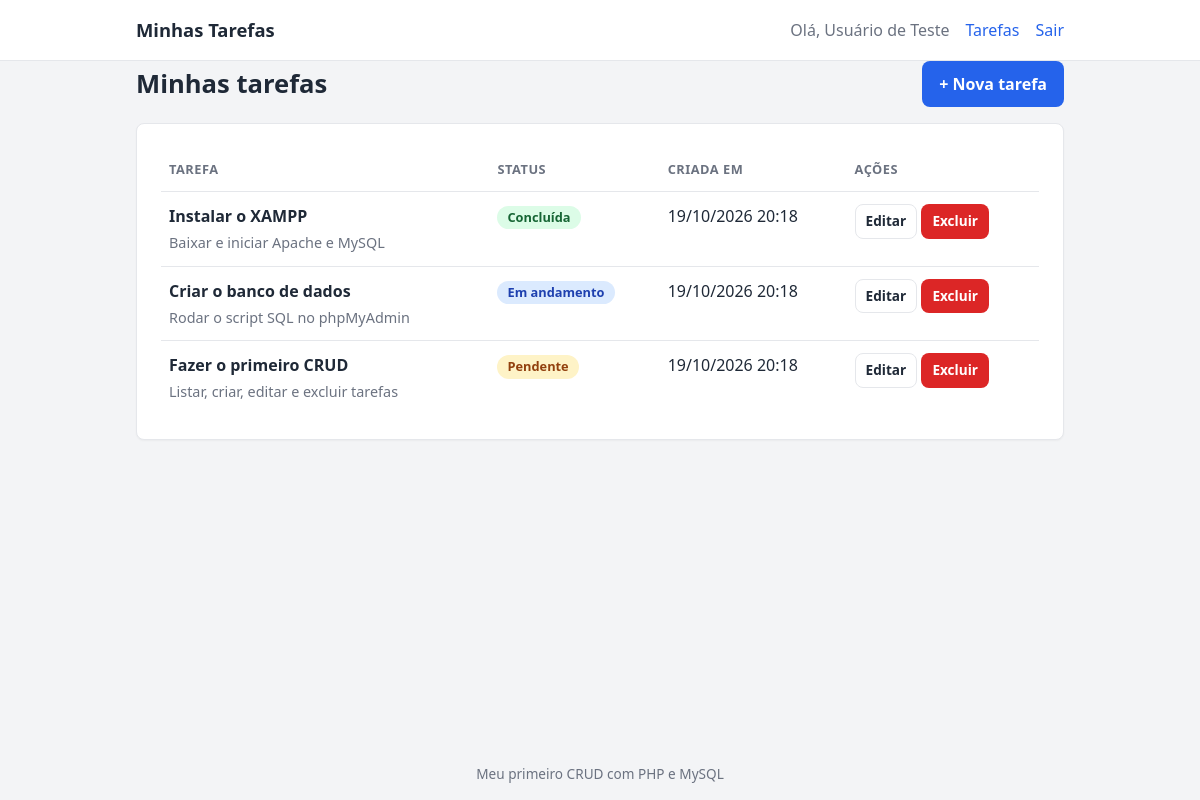
/index.php (signed in), run on the app's committed database.
### tables this page shows
CREATE TABLE IF NOT EXISTS tarefas (
  id            INT UNSIGNED AUTO_INCREMENT PRIMARY KEY,
  usuario_id    INT UNSIGNED NOT NULL,
  titulo        VARCHAR(150) NOT NULL,
  descricao     TEXT NULL,
  status        ENUM('pendente', 'andamento', 'concluida') NOT NULL DEFAULT 'pendente',
  criado_em     TIMESTAMP DEFAULT CURRENT_TIMESTAMP,
  atualizado_em TIMESTAMP DEFAULT CURRENT_TIMESTAMP ON UPDATE CURRENT_TIMESTAMP,
  CONSTRAINT fk_tarefas_usuario
    FOREIGN KEY (usuario_id) REFERENCES usuarios(id)
    ON DELETE CASCADE
);

### funcoes.php (called while the page is built, shortened)
<?php
function esta_logado(): bool
{
    return isset($_SESSION['usuario_id']);
}
function e(?string $texto): string
{
    return htmlspecialchars($texto ?? '', ENT_QUOTES, 'UTF-8');
}

### index.php (the view, shortened to what this page needs)
<?php
require_once 'funcoes.php';
require_once 'conexao.php';
$usuarioId = $_SESSION['usuario_id'];
$stmt = $conn->prepare(
    'SELECT id, titulo, descricao, status, criado_em
    FROM tarefas
    WHERE usuario_id = ?
    ORDER BY criado_em DESC'
);
$stmt->bind_param('i', $usuarioId);
$stmt->execute();
$tarefas = $stmt->get_result();
require 'topo.php';
?>
<div class="cabecalho-pagina">
    <h1>Minhas tarefas</h1>
    <a class="btn btn-primario" href="criar.php">+ Nova tarefa</a>
</div>
<?php if ($tarefas->num_rows === 0): ?>
    <div class="card vazio">Você ainda não tem tarefas. Clique em Nova tarefa para começar.</div>
<?php else: ?>
    <div class="card">
        <table class="tabela">
            <thead>
                <tr>
                    <th>Tarefa</th>
                    <th>Status</th>
                    <th>Criada em</th>
                    <th>Ações</th>
                </tr>
            </thead>
            <tbody>
            <?php while ($t = $tarefas->fetch_assoc()): ?>
                <tr>
                    <td>
                        <strong><?= e($t['titulo']) ?></strong>
                        <?php if (!empty($t['descricao'])): ?>
                            <div class="descricao"><?= e($t['descricao']) ?></div>
                        <?php endif; ?>
                    </td>
                    <td>
                        <span class="badge badge-<?= e($t['status']) ?>"><?= e(STATUS_TAREFA[$t['status']]) ?></span>
                    </td>
                    <td><?= date('d/m/Y H:i', strtotime($t['criado_em'])) ?></td>
                    <td class="acoes">
                        <a class="btn btn-secundario btn-pequeno" href="editar.php?id=<?= (int) $t['id'] ?>">Editar</a>
                        <form method="post" action="excluir.php" onsubmit="return confirm('Excluir esta tarefa?');">
                            <button type="submit" class="btn btn-perigo btn-pequeno">Excluir</button>
                        </form>
                    </td>
                </tr>
            <?php endwhile; ?>
            </tbody>
        </table>
    </div>
<?php endif; ?>
<?php require 'rodape.php'; ?>

### topo.php (shortened to what this page needs)
<?php
require_once __DIR__ . '/funcoes.php';
$tituloPagina = $tituloPagina ?? 'Tarefas';?>
<!DOCTYPE html>
<html lang="pt-BR">
<head>
    <link rel="stylesheet" href="style.css">
</head>
<body>
<header class="topo">
    <div class="container topo-conteudo">
        <a class="marca" href="index.php">Minhas Tarefas</a>
        <nav>
            <?php if (esta_logado()): ?>
                <span class="saudacao">Olá, <?= e($_SESSION['usuario_nome']) ?></span>
                <a href="index.php">Tarefas</a>
                <a href="logout.php">Sair</a>
            <?php else: ?>
                <a href="login.php">Entrar</a>
                <a href="cadastro.php">Cadastrar</a>
            <?php endif; ?>
        </nav>
    </div>
</header>
<main class="container">

### rodape.php
</main>
<footer class="rodape">
    <div class="container">Meu primeiro CRUD com PHP e MySQL</div>
</footer>
</body>
</html>

### style.css (style rules this page uses)
:root { --cor-primaria: #2563eb; --cor-primaria-escura: #1d4ed8; --cor-perigo: #dc2626; --cor-perigo-escura: #b91c1c; --cor-fundo: #f3f4f6; --cor-card: #ffffff; --cor-texto: #1f2937; --cor-suave: #6b7280; --cor-borda: #e5e7eb; --raio: 8px; }
* { box-sizing: border-box; }
body { margin: 0; min-height: 100vh; display: flex; flex-direction: column; font-family: system-ui, -apple-system, 'Segoe UI', Roboto, sans-serif; background: var(--cor-fundo); color: var(--cor-texto); line-height: 1.5; }
main { flex: 1; padding: 32px 0; }
.container { width: 100%; max-width: 960px; margin: 0 auto; padding: 0 16px; }
a { color: var(--cor-primaria); text-decoration: none; }
h1 { margin: 0 0 16px; font-size: 1.6rem; }
.topo { background: var(--cor-card); border-bottom: 1px solid var(--cor-borda); }
.topo-conteudo { display: flex; align-items: center; justify-content: space-between; min-height: 60px; }
.marca { font-weight: 700; font-size: 1.15rem; color: var(--cor-texto); }
.topo nav { display: flex; align-items: center; gap: 16px; }
.saudacao { color: var(--cor-suave); }
.card { background: var(--cor-card); border: 1px solid var(--cor-borda); border-radius: var(--raio); padding: 24px; box-shadow: 0 1px 2px rgba(0, 0, 0, .04); }
.cabecalho-pagina { display: flex; align-items: center; justify-content: space-between; gap: 16px; margin-bottom: 16px; }
.cabecalho-pagina h1 { margin: 0; }
.btn { display: inline-block; padding: 10px 16px; font: inherit; font-weight: 600; text-align: center; border: 1px solid transparent; border-radius: var(--raio); cursor: pointer; }
.btn-primario { background: var(--cor-primaria); color: #fff; }
.btn-secundario { background: #fff; color: var(--cor-texto); border-color: var(--cor-borda); }
.btn-perigo { background: var(--cor-perigo); color: #fff; }
.btn-pequeno { padding: 6px 10px; font-size: .85rem; }
.tabela { width: 100%; border-collapse: collapse; }
.tabela th, .tabela td { padding: 12px 8px; text-align: left; vertical-align: top; border-bottom: 1px solid var(--cor-borda); }
.tabela th { font-size: .8rem; text-transform: uppercase; letter-spacing: .04em; color: var(--cor-suave); }
.tabela tbody tr:last-child td { border-bottom: none; }
.descricao { margin-top: 4px; font-size: .9rem; color: var(--cor-suave); }
.acoes { white-space: nowrap; }
.acoes form { display: inline; }
.badge { display: inline-block; padding: 2px 10px; font-size: .8rem; font-weight: 600; border-radius: 999px; }
.badge-pendente { background: #fef3c7; color: #92400e; }
.badge-andamento { background: #dbeafe; color: #1e40af; }
.badge-concluida { background: #dcfce7; color: #166534; }
.rodape { padding: 16px 0; text-align: center; font-size: .85rem; color: var(--cor-suave); }

### data on the page
tarefas: titulo "Instalar o XAMPP", descricao "Baixar e iniciar Apache e MySQL", status "Concluída", criado_em "19/10/2026 20:18"
tarefas: titulo "Criar o banco de dados", descricao "Rodar o script SQL no phpMyAdmin", status "Em andamento", criado_em "19/10/2026 20:18"
tarefas: titulo "Fazer o primeiro CRUD", descricao "Listar, criar, editar e excluir tarefas", status "Pendente", criado_em "19/10/2026 20:18"

### other printed values
$_SESSION['usuario_nome'] "Usuário de Teste"
